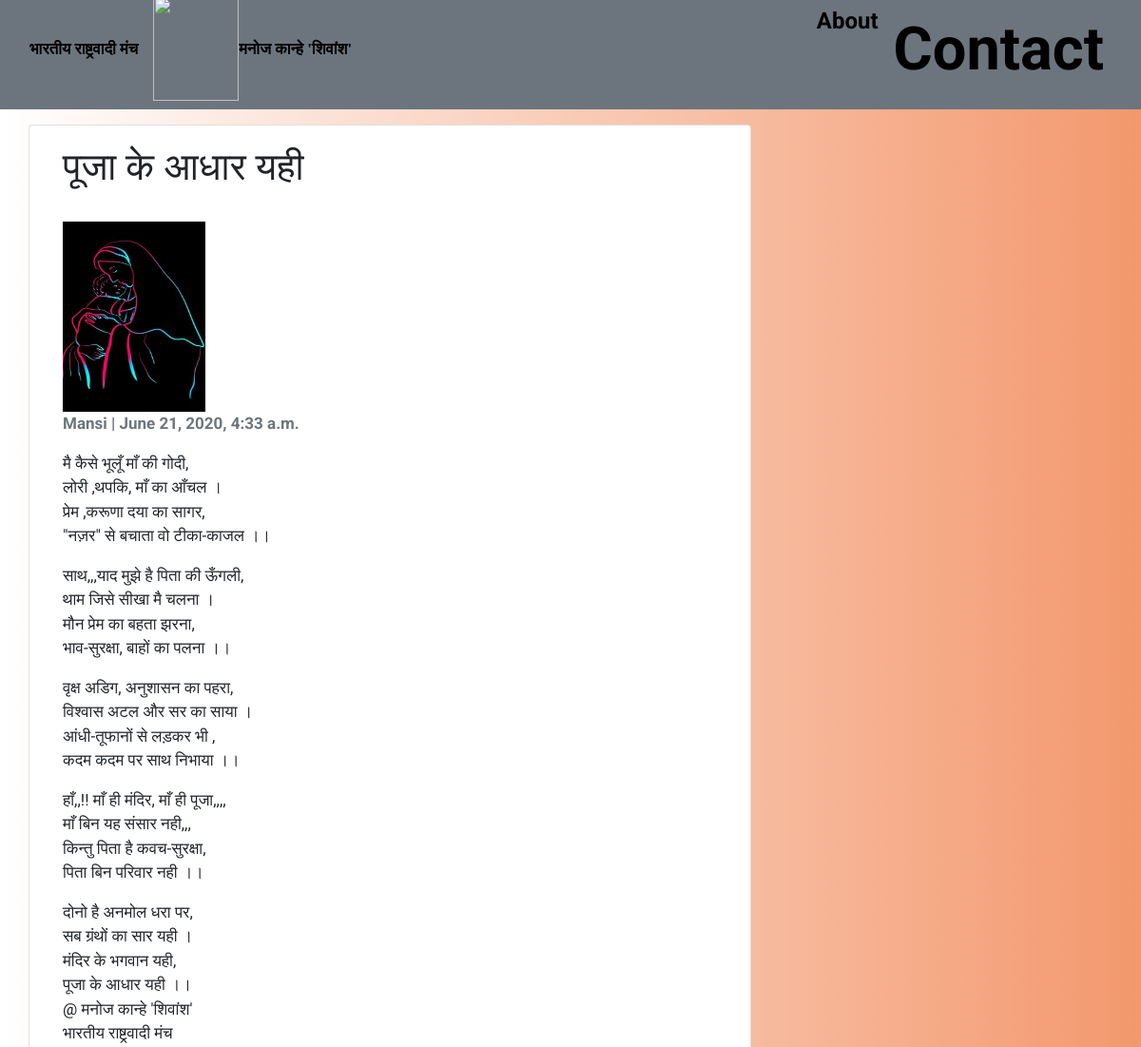
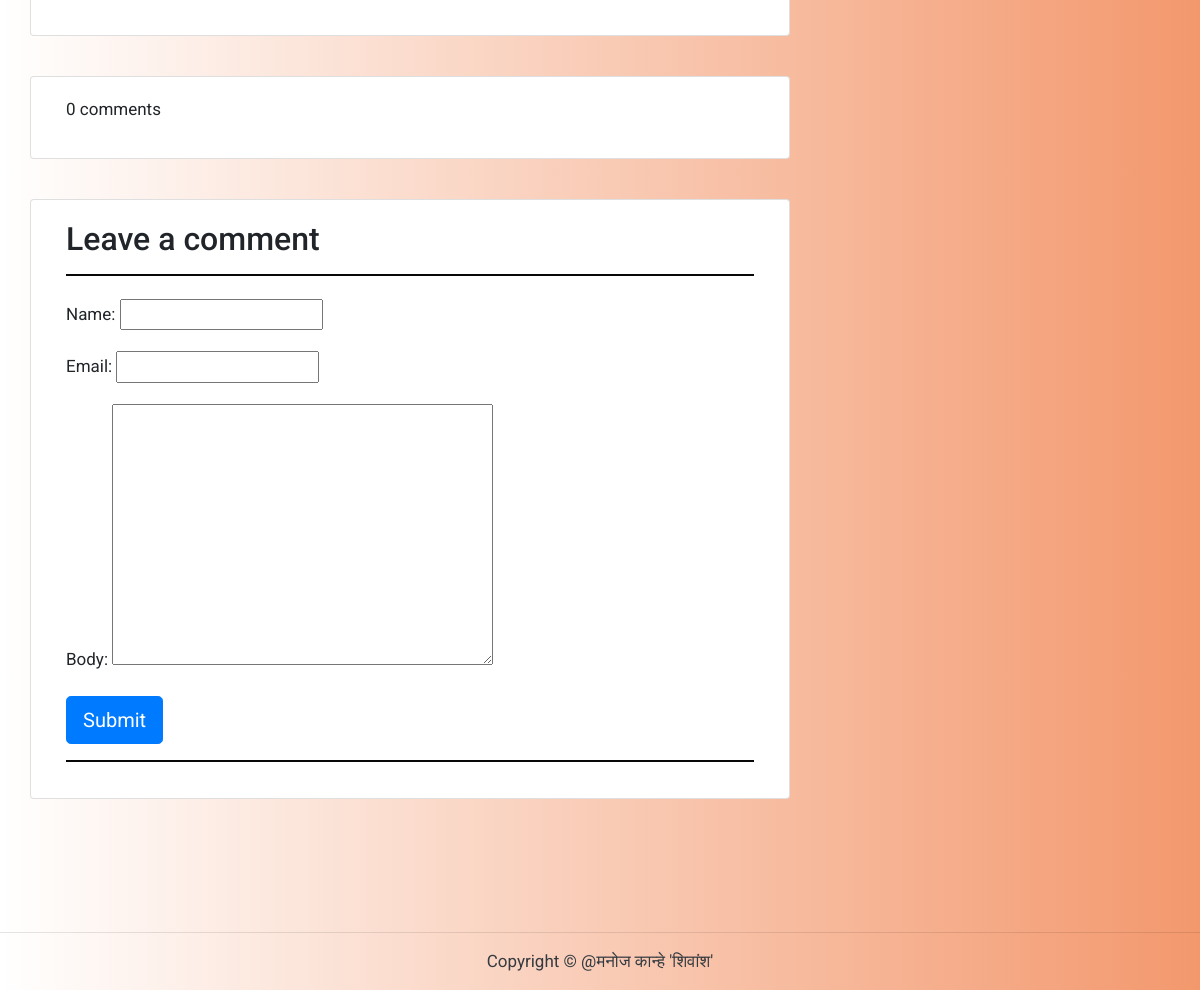
The app's page /post-3-blog/ with its own data (2 pictures, top to bottom).
### blog/models.py (models this page shows, shortened)
class Post(models.Model):
    title = models.CharField(max_length=200, unique=True)
    slug = models.SlugField(max_length=200, unique=True)
    author = models.ForeignKey(User, on_delete= models.CASCADE)
    updated_on = models.DateTimeField(auto_now= True)
    content = models.TextField()
    created_on = models.DateTimeField(auto_now_add=True)
    status = models.IntegerField(choices=STATUS, default=0)
    logo = models.FileField()
    class Meta:
        ordering = ['-created_on']

### blog/views.py (the view)
# urls.py: path('<slug:slug>/', views.detail, name='detail'),
def detail(request, slug):
    template_name = "blog/detail.html"
    post = get_object_or_404(Post, slug=slug)
    comments = post.comments.filter(active=True)
    new_comment = None
    if request.method == 'POST':
        comment_form = CommentForm(data=request.POST)
        if comment_form.is_valid():
            new_comment = comment_form.save(commit=False)
            new_comment.post = post
            new_comment.save()
    else:
        comment_form = CommentForm()
    return render(request, template_name, {'post': post,
                                           'comments': comments,
                                           'new_comment': new_comment,
                                           'comment_form': comment_form})

### blog/forms.py
class CommentForm(forms.ModelForm):
    class Meta:
        model = Comment
        fields = ('name', 'email', 'body')

### blog/templates/blog/detail.html (shortened to what this page needs)
{% extends 'blog/base.html' %}
{% block content %}
<div class="container">
  <div class="row">
    <div class="col-md-8 card mb-4  mt-3 left  top">
      <div class="card-body">
        <h1>{% block title %} {{ post.title }}  {% endblock title %}</h1>
                    <a href="{% url 'blog:detail' post.id %}"><br>
                        {% if post.logo %}
                            <img src="{{ post.logo.url }}" class="img-responsive" height="200vh" width="150vw">
                        {% else %}
                            <h3>No image to display</h3>
                        {% endif %}
                    </a>
        <p class=" text-muted" style="font-weight: bolder; color: black;">{{ post.author }} | {{ post.created_on }}</p>
        <p class="card-text ">{{ post.content | linebreaks }}</p>
      </div>
    </div>
    <div class="col-md-8 card mb-4  mt-3 ">
      <div class="card-body" style="width: fit-content;">
        <p>{{ comments.count }} comments</p>
      </div>
    </div>
    <div class="col-md-8 card mb-4  mt-3 ">
      <div class="card-body">
        {% if new_comment %}
        <div class="alert alert-success" role="alert" style="font-size: 3vh;">
          Your comment is awaiting moderation
        </div>
        {% else %}
        <h3 style="font-size: 4vh;">Leave a comment</h3>
        <hr style=" border: 0.1vh solid rgb(8, 8, 8);">
        <form method="post" style="margin-top: 1.3em;">
          {{ comment_form.as_p }}
          <button type="submit" class="btn btn-primary  btn-lg">Submit</button>
          <hr style=" border: 0.1vh solid rgb(8, 8, 8);">
        </form>
        {% endif %}
      </div>
    </div>
  </div>
</div>
{% endblock content %}

### blog/static/blog/style.css (style rules this page uses)
body { background: white url("images/back1.jpg"); background-repeat: no-repeat; background-size: cover; font-family: 'Balsamiq Sans', cursive; }

### blog/templates/blog/base.html (style rules this page uses)
body { font-family: "Roboto", sans-serif; font-size: 17px; background-image: linear-gradient(to right, rgba(250, 222, 209, 0), rgb(243, 152, 109)); }

### records on screen
Post: title "पूजा के आधार यही", logo (picture), author "Mansi", created_on "June 21, 2020, 4:33 a.m.", content "मै कैसे भूलूँ माँ की गोदी, लोरी ,थपकि, माँ का आँचल । प्रेम ,करूणा दया का सागर, \"नज़र\" से बचाता वो टीका-काजल ।। साथ,,,याद मुझे है पिता की ऊँगली, थाम जिसे सीखा मै चलना । मौन प्रेम का बहता झरना, भाव-सुरक्षा, बाहों का पलना ।। वृक्ष अडिग, अनुशासन का पहरा, विश्वास अटल और सर का साया । आंधी-तूफानों से लड़कर भी , कदम कदम पर साथ निभाया ।। हाँ,,!! माँ ही मंदिर, माँ ही पूजा,,,, माँ बिन यह संसार नही,,, किन्तु पिता है कवच-सुरक्षा, पिता बिन परिवार नही ।। दोनो है अनमोल धरा पर, सब ग्रंथों का सार यही । मंदिर के भगवान यही, पूजा के आधार यही ।। @ मनोज कान्हे 'शिवांश' भारतीय राष्ट्रवादी मंच"

### other values on screen
{{ comments.count }} "0"
